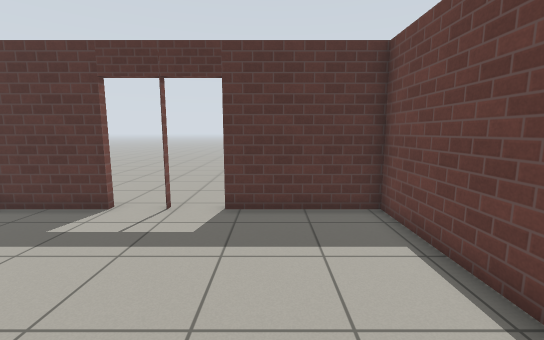
View 1 (above)

16 first-person views from a walk through a robot-simulator world made for Gazebo. The camera is 1.2 m above the floor, tilts 8° down and sees 90° across. The floor is counted in squares, 0.5 m on a side. Each view is taken from the middle of a square. On the plan, view 1 faces up. The plan holds only what a view shows up to about 17 squares ahead; the rest is blank. Simple patterns stand in for the simulator's built-in surfaces.

View 2
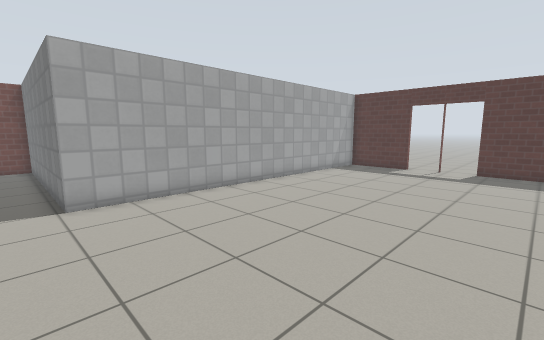

View 3
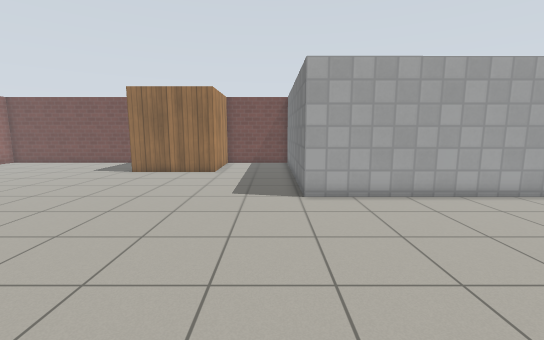

View 4
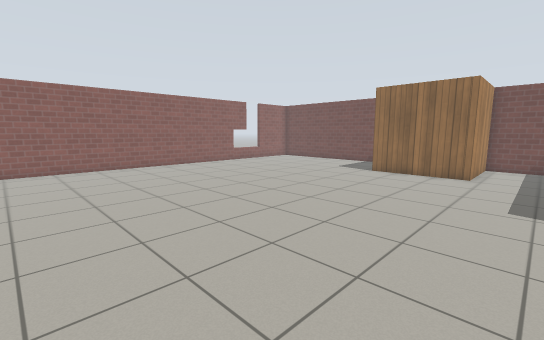

View 5
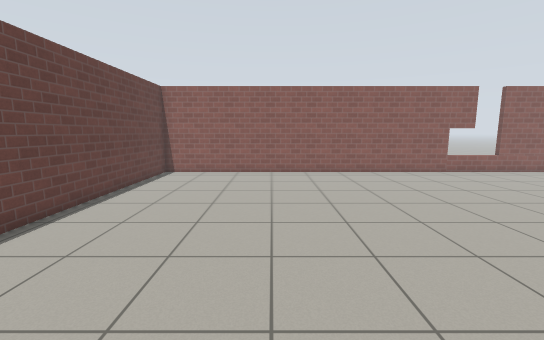

View 6
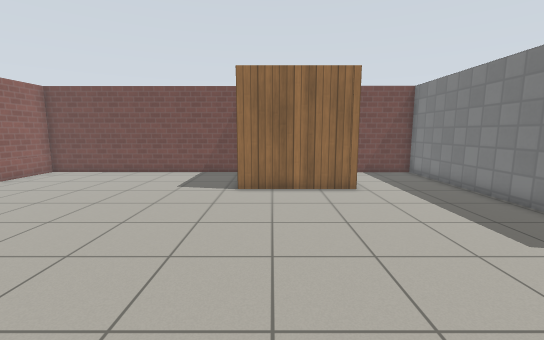

View 7
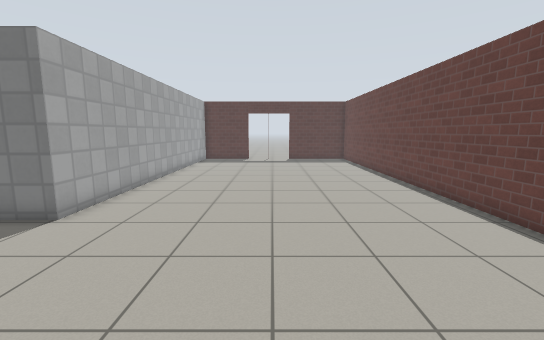

View 8
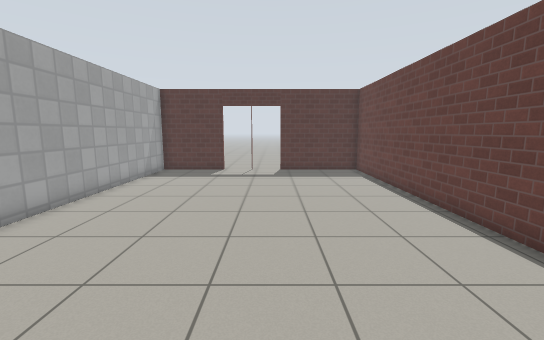

View 9
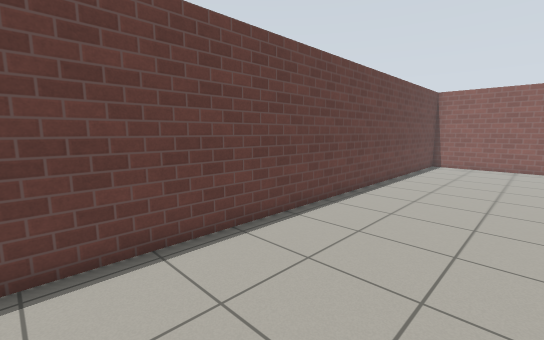

View 10
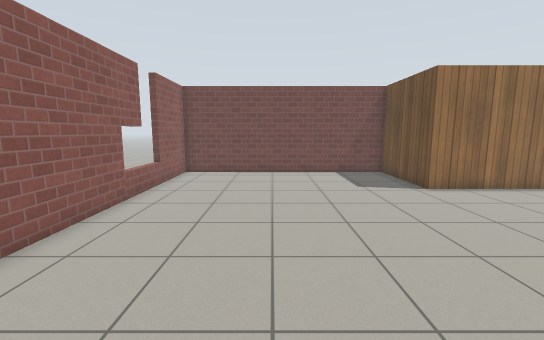

View 11
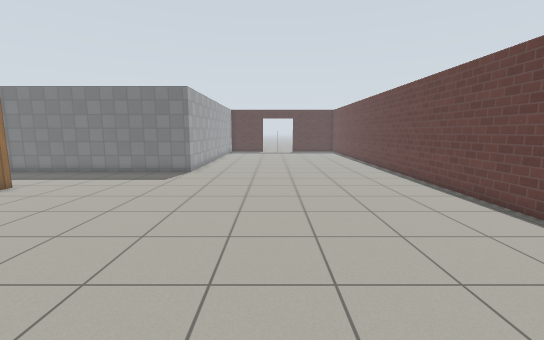

View 12
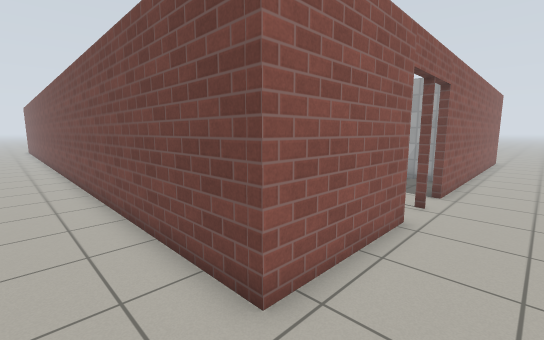

View 13
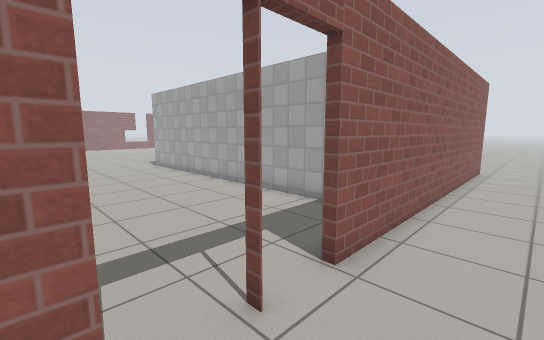

View 14
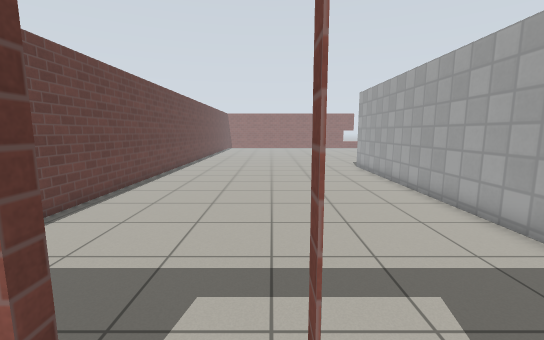

View 15
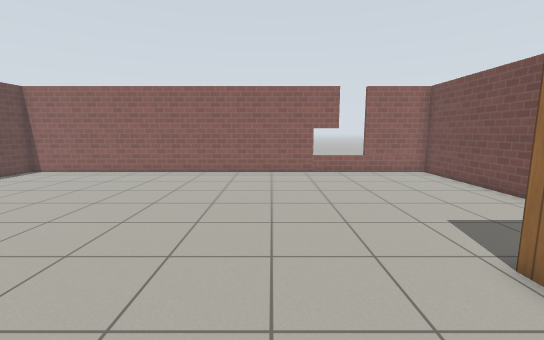

View 16
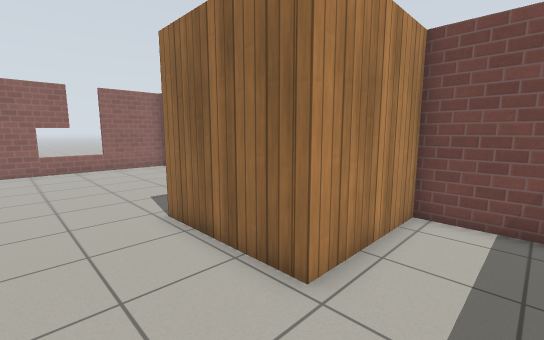

### Floor plan
Points are (right, up) in squares from view 1. A wall is a line through its corners. A room is listed if a view was taken in it or the views show most of it. See-through windows are left out.
Room 1 (views 1, 2, 3, 4, 5, 6, 7, 8, 9, 10, 11, 15, 16)
walls: (-5.1, 8.2) (-8.9, 8.2) (-8.9, -8.8) (-20.1, -8.8) (-20.1, -13.4) (-15.2, -13.4) (-15.2, -18.4) (-20.1, -18.4) (-20.2, -30.2) (3.4, -30.2) (3.4, 8.2) (-1.5, 8.2)
ways out: open door at (-3.5, 8) to room 2
Room 2 (views 12, 13, 14)
walls: (-1.5, 8.5) (3.7, 8.5) (3.7, -11.1); (-20.4, 8.5) (-5.1, 8.5)
ways out: open door at (-3.5, 8) to room 1

Where each view was taken, in squares from view 1:
view 1: 0 up, 0 right, facing up
view 2: 10 down, 1 right, facing up-left
view 3: 10 down, 1 right, facing left
view 4: 11 down, 1 right, facing down-left
view 5: 14 down, 3 left, facing down
view 6: 17 down, 4 left, facing left
view 7: 16 down, 3 left, facing up
view 8: 9 down, 2 left, facing up
view 9: 9 down, 2 left, facing down-right
view 10: 25 down, 4 left, facing left
view 11: 25 down, 4 left, facing up
view 12: 11 up, 6 right, facing down-left
view 13: 11 up, 1 left, facing down-left
view 14: 10 up, 3 left, facing down
view 15: 14 down, 11 left, facing down
view 16: 11 down, 12 left, facing down-left
